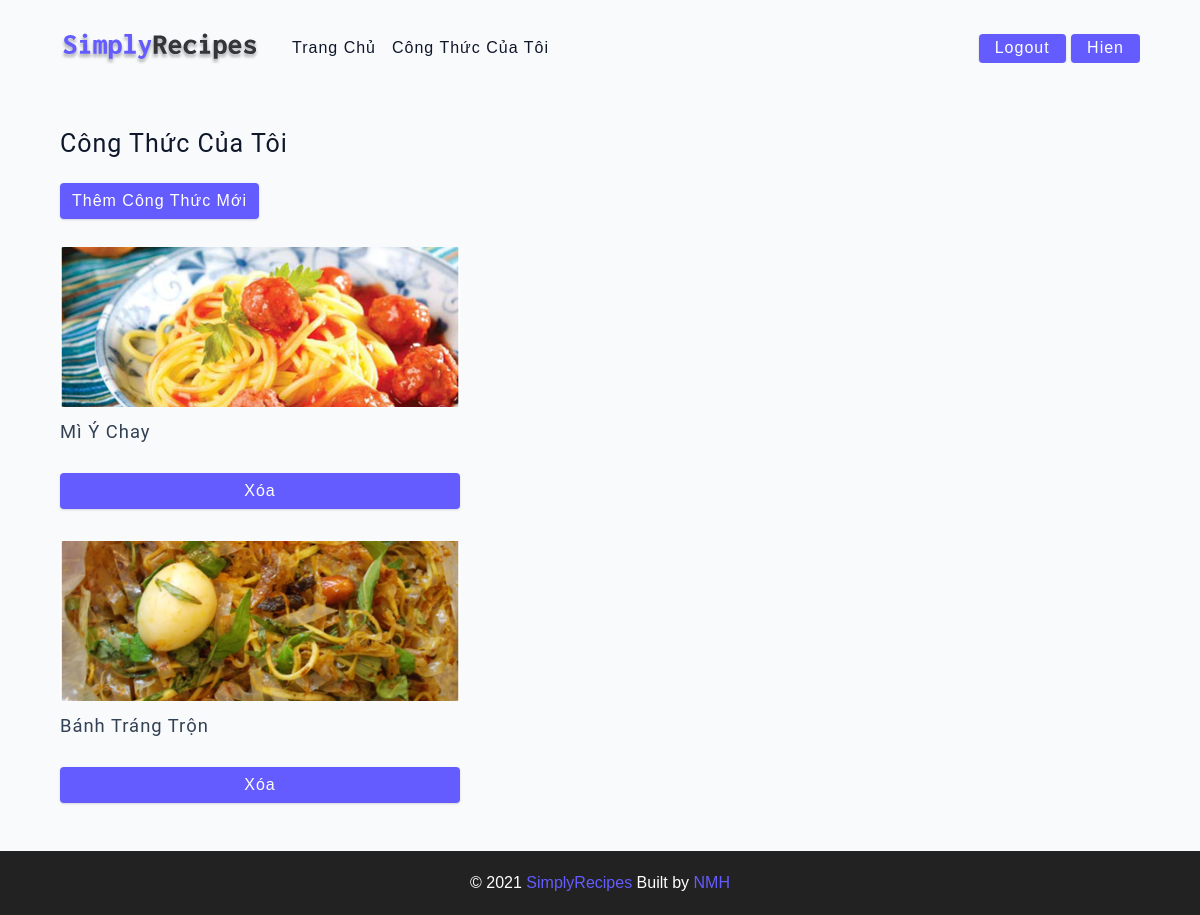
Page /userRecipe (signed in) on the committed database.
### website/models.py (models this page shows)
class User(db.Model, UserMixin):
    id = db.Column(db.Integer, primary_key=True)
    email = db.Column(db.String(150), unique=True)
    name = db.Column(db.String(150))
    password = db.Column(db.String(150))
    city = db.Column(db.String(150))
    avatar = db.Column(db.String(150))

class Food(db.Model, UserMixin):
    id = db.Column(db.Integer, primary_key=True)
    id_user = db.Column(db.Integer)
    id_categoryfood = db.Column(db.Integer)
    name = db.Column(db.String(500))
    material = db.Column(db.String(1500))
    recipe = db.Column(db.String(50000))
    image = db.Column(db.String(200))

### website/views.py (the view)
@views.route('/userRecipe')
def userRecipe():
    return render_template("user_recipe.html", user=current_user, list_food=Food.query.order_by(desc(Food.id)).all())

### website/__init__.py (called while the page is built)
def create_app():
    app = Flask(__name__)
    app.config['SECRET_KEY'] = 'Vjp pro'
    app.config['SQLALCHEMY_DATABASE_URI'] = f'sqlite:///{DB_NAME}'
    app.app_context().push()
    db.init_app(app)
    app.config["IMAGE_UPLOADS"] = "website/static/img/uploads/"
    app.config["ALLOWED_IMAGE_EXTENSIONS"] = ["JPEG", "JPG", "PNG", "GIF"]
    app.config['WHOOSH_BASE'] = 'whoosh'
    from .views import views
    from .auth import auth
    app.register_blueprint(views, url_prefix = '/')
    app.register_blueprint(auth, url_prefix = '/')
    from .models import User
    create_database(app)
    login_manager = LoginManager()
    login_manager.login_view = 'auth.login'
    login_manager.init_app(app)
    @login_manager.user_loader
    def load_user(id):
        return User.query.get(int(id))
    return app

### website/templates/user_recipe.html
{% extends "base.html" %}
{% block content %}
    <main class="page">
        <div class="featured-recipes">
          <h4>Công thức của tôi</h4>
          <a class="btn" href="/add-new-recipe"> Thêm công thức mới </a>
          <br> <br>
          <div class="recipes-list">
            {% for recipe in list_food %}
                {% if recipe.id_user == current_user.id %}
                <a href="detail_recipe/{{recipe.id}}" class="recipe">
                    <img
                      src="/static/img/uploads/{{recipe.image}}"
                      class="img recipe-img"
                      alt=""
                    />
                    <h5> {{recipe.name}}  </h5>
                </a>
                <a class="btn" href="deleteRecipe/{{recipe.id}}"> Xóa </a>
                {% endif %}
            {% endfor %}
          </div>
        </div>
      </main>
{% endblock content %}

### website/templates/header.html (shortened to what this page needs)
<nav class="navbar">
    <div class="nav-center">
      <div class="nav-header">
        <a class="nav-logo">
          <img src="/static/assets/logo.svg" alt="simply recipes" />
        </a>
      </div>
      <div class="nav-links">
        <a href="/" class="nav-link"> Trang chủ </a>
        {% if user.is_authenticated %}
        <a href="/userRecipe" class="nav-link"> Công thức của tôi </a>
        {% endif %}
        <div class="nav-link contact-link">
            {% if user.is_authenticated %}
            <a class="btn" id="logout" href="/logout"> Logout </a>
            <a href="/userPage" class="btn"> {{ user.name }}</a>
            {% else %}
            <a class="btn" id="login" href="/login"> Login </a>
            <a class="btn" id="signup" href="/sign-up"> Sign up </a>
            {% endif %}
        </div>
      </div>
    </div>
  </nav>

### website/static/css/main.css (style rules this page uses)
html { font-size: 100%; }
:root { --primary-100: #e2e0ff; --primary-200: #c1beff; --primary-300: #a29dff; --primary-400: #837dff; --primary-500: #645cff; --primary-600: #504acc; --primary-700: #3c3799; --primary-800: #282566; --primary-900: #141233; --grey-50: #f8fafc; --grey-100: #f1f5f9; --grey-200: #e2e8f0; --grey-300: #cbd5e1; --grey-400: #94a3b8; --grey-500: #64748b; --grey-600: #475569; --grey-700: #334155; --grey-800: #1e293b; --grey-900: #0f172a; --black: #222; --white: #fff; --red-light: #f8d7da; --red-dark: #842029; --green-light: #d1e7dd; --green-dark: #0f5132; --headingFont: 'Roboto', sans-serif; --bodyFont: 'Nunito', sans-serif; --smallText: 0.7em; --backgroundColor: var(--grey-50); --textColor: var(--grey-900); --borderRadius: 0.25rem; --letterSpacing: 1px; --transition: 0.3s ease-in-out all; --max-width: 1120px; --fixed-width: 600px; --shadow-1: 0 1px 3px 0 rgba(0, 0, 0, 0.1), 0 1px 2px 0 rgba(0, 0, 0, 0.06); --shadow-2: 0 4px 6px -1px rgba(0, 0, 0, 0.1), 0 2px 4px -1px rgba(0, 0, 0, 0.06); --shadow-3: 0 10px 15px -3px rgba(0, 0, 0, 0.1), 0 4px 6px -2px rgba(0, 0, 0, 0.05); --shadow-4: 0 20px 25px -5px rgba(0, 0, 0, 0.1), 0 10px 10px -5px rgba(0, 0, 0, 0.04); }
body { background: var(--backgroundColor); font-family: var(--bodyFont); font-weight: 400; line-height: 1.75; color: var(--textColor); }
h1, h2, h3, h4, h5 { margin: 0; margin-bottom: 1.38rem; font-family: var(--headingFont); font-weight: 400; line-height: 1.3; text-transform: capitalize; letter-spacing: var(--letterSpacing); }
h4 { font-size: 1.563rem; }
h5 { font-size: 1.25rem; }
a { text-decoration: none; }
.img { width: 100%; display: block; object-fit: cover; }
.btn { cursor: pointer; color: var(--white); background: var(--primary-500); border: transparent; border-radius: var(--borderRadius); letter-spacing: var(--letterSpacing); padding: 0.375rem 0.75rem; box-shadow: var(--shadow-1); transition: var(--transtion); text-transform: capitalize; display: inline-block; }
::placeholder { font-family: inherit; color: var(--grey-400); }
.navbar { display: flex; align-items: center; justify-content: center; }
.nav-center { width: 90vw; max-width: var(--max-width); }
.nav-header { height: 6rem; display: flex; justify-content: space-between; align-items: center; }
.nav-header img { width: 200px; }
.nav-logo { display: flex; align-items: flex-end; }
.nav-links { height: 0; overflow: hidden; display: flex; flex-direction: column; transition: var(--transition); }
.nav-link { display: block; text-align: center; font-size: 1.25rem; text-transform: capitalize; color: var(--grey-900); letter-spacing: var(--letterSpacing); padding: 1rem 0; border-top: 1px solid var(--grey-500); transition: var(--transition); }
.contact-link a { padding: 0.15rem 1rem; }
@media screen and (min-width: 992px) { .navbar { height: 6rem; } }
@media screen and (min-width: 992px) { .nav-center { display: flex; align-items: center; } }
@media screen and (min-width: 992px) { .nav-header { padding: 0; margin-right: 2rem; height: auto; } }
@media screen and (min-width: 992px) { .nav-links { height: auto !important; flex-direction: row; align-items: center; width: 100%; } }
@media screen and (min-width: 992px) { .nav-link { padding: 0; border-top: none; margin-right: 1rem; font-size: 1rem; } }
@media screen and (min-width: 992px) { .contact-link { margin-right: 0; margin-left: auto; } }
.page { width: 90vw; max-width: var(--max-width); margin: 0 auto; }
.page { padding-top: 2rem; min-height: calc(100vh - (6rem + 4rem)); }
.recipes-list { display: grid; gap: 2rem 1rem; padding-bottom: 3rem; }
.recipe { display: block; }
.recipe-img { height: 15rem; border-radius: var(--borderRadius); margin-bottom: 1rem; }
.recipe h5 { margin-bottom: 0; margin-top: 0.25rem; line-height: 1; color: var(--grey-700); }
@media screen and (min-width: 576px) { .recipes-list { grid-template-columns: 1fr 1fr; } }
@media screen and (min-width: 576px) { .recipe-img { height: 10rem; } }
@media screen and (min-width: 992px) { .recipes-list { grid-template-columns: 400px; } }
@media screen and (min-width: 1200px) { .recipe h5 { font-size: 1.15rem; } }
@media screen and (min-width: 1200px) { .recipes-list { grid-template-columns: 400px; } }

### rows in the picture
User: name "Hien"
Food: image (picture), name "Mì Ý Chay"
Food: image (picture), name "Bánh Tráng Trộn"
